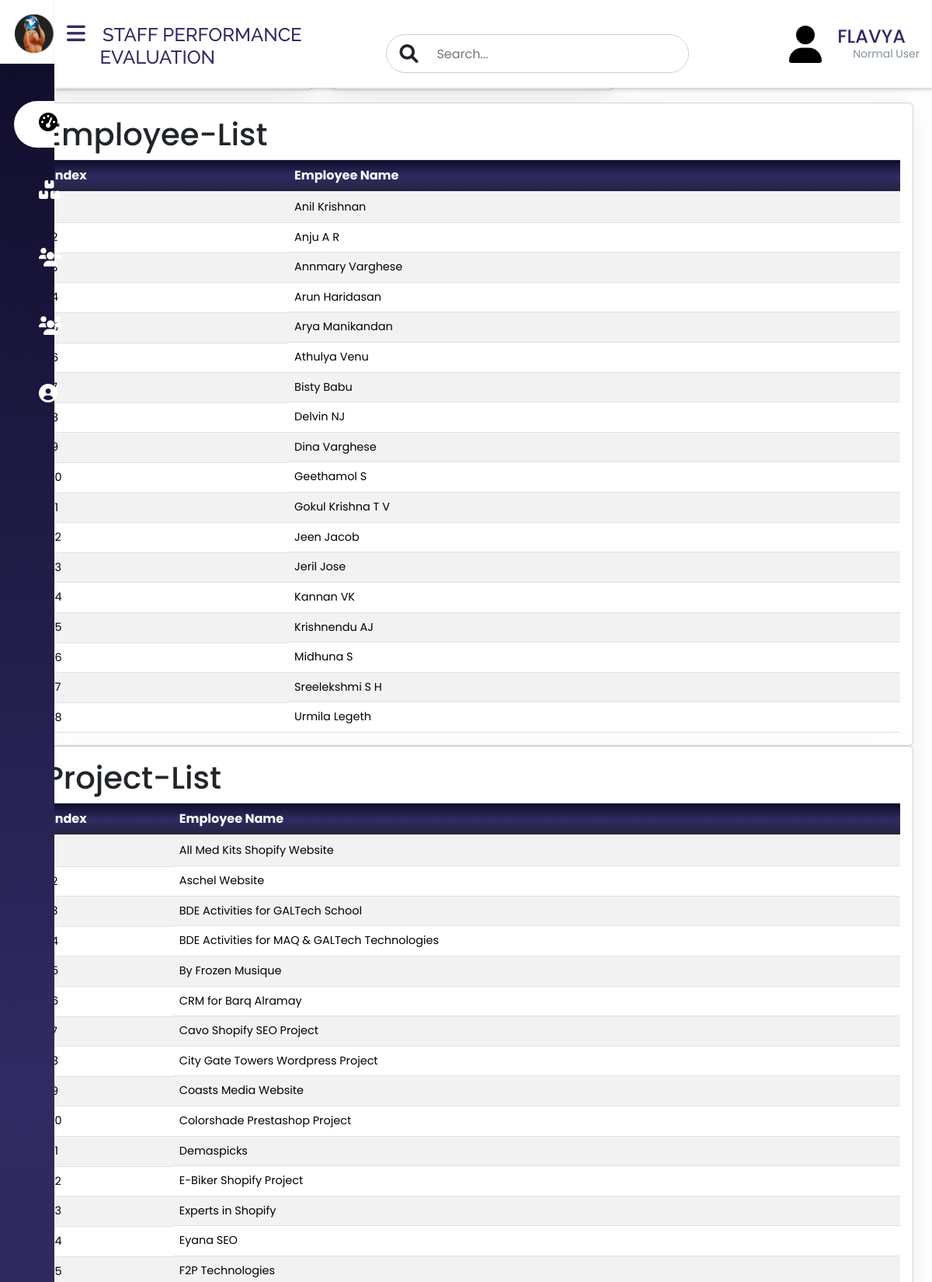
/dash/ (signed in, upper part), run on the app's committed database.
### login/models.py (models this page shows, shortened)
class Employee_detail(models.Model):
    id = models.AutoField(primary_key=True)
    employee_name = models.CharField(max_length=100)
    last_inserted = models.DateTimeField(auto_now_add=True)  # Automatically set when a new record is created

class Project(models.Model):
    id = models.AutoField(primary_key=True)
    project_name = models.CharField(max_length=100)
    last_prct_inserted = models.DateTimeField(auto_now_add=True)  # Automatically set when a new record is created

### login/views.py (the view)
# urls.py: path('dash/',views.dash, name='dash'),
def dash(request):
    employee_count = Employee_detail.objects.count()
    project_count = Project.objects.count()
    last_update_date = get_emp_last_update_date()
    last_project_insert_date = get_last_project_insert_date()
    employees = Employee_detail.objects.order_by('employee_name')
    projects = Project.objects.order_by('project_name')
    context = {
        'employee_count': employee_count,
        'project_count': project_count,
        'last_update_date': last_update_date,
        'last_project_insert_date': last_project_insert_date,
        'employees': employees,
        'projects': projects
    }
    return render(request, 'dash-content.html', context)

### login/views.py (called while the page is built)
def get_emp_last_update_date():
    try:
        latest_employee = Employee_detail.objects.order_by('-last_inserted').first()
        return latest_employee.last_inserted
    except Employee_detail.DoesNotExist:
        return None  # Handle the case when there are no employees in the database

def get_last_project_insert_date():
    try:
        latest_project = Project.objects.order_by('-last_prct_inserted').first()
        return latest_project.last_prct_inserted
    except Project.DoesNotExist:
        return None  # Handle the case when there are no projects in the database

### templates/dash-content.html (shortened to what this page needs)
{% extends 'dashboard.html' %}
{% load static %}
{% block content %}
<head>
  <link href="https://demo.dashboardpack.com/architectui-html-free/main.css" rel="stylesheet">
</head>
<body>
  <div class="app-main" style="margin-left: -53px !important; position: relative;top: 30px;">
    <div class="app-main__inner">
      <div class="row">
        <div class="col-md-6 col-xl-4">
          <div class="card mb-3 widget-content bg-midnight-bloom">
            <div class="widget-content-wrapper text-white">
              <div class="widget-content-left">
                <div class="widget-heading">Total employees</div>
                <div class="widget-subheading">Last Update: {{ last_update_date }}</div>
              </div>
              <div class="widget-content-right">
                <div class="widget-numbers text-white"><span id="employee-count">{{ employee_count }}</span>
                </div>
              </div>
            </div>
          </div>
        </div>
        <div class="col-md-6 col-xl-4">
          <div class="card mb-3 widget-content bg-arielle-smile">
            <div class="widget-content-wrapper text-white">
              <div class="widget-content-left">
                <div class="widget-heading">Total Projects</div>
                <div class="widget-subheading">Last Updated:{{ last_project_insert_date }}</div>
              </div>
              <div class="widget-content-right">
                <div class="widget-numbers text-white"><span id="project-count">{{ project_count }}</span>
                </div>
              </div>
            </div>
          </div>
        </div>
        <div class="col-md-6 col-xl-4">
          <div class="card mb-3 widget-content bg-grow-early">
            <div class="widget-content-wrapper text-white">
              <div class="widget-content-left">
                <div class="widget-heading">Date</div>
                <div class="widget-subheading">Last Updated</div>
              </div>
            </div>
          </div>
        </div>
      </div>
      <div class="row">
        <div class="col-md-12 col-lg-12">
          <div class="card">
            <div class="card-body p-0">
              <div class="table-responsive table-scroll" data-mdb-perfect-scrollbar="false" >
                <table class="table table-striped mb-0">
                  <thead>
                    <tr >
                      <th scope="col" style="background: linear-gradient(to bottom, #0f0c29, #302b63, #24243e) !important; color: white;">Index</th>
                      <th scope="col" style="background: linear-gradient(to bottom, #0f0c29, #302b63, #24243e) !important; color: white;">Employee Name</th>
                      <h1 style="font-family: 'Poppins' ,sans-serif !important;">Employee-List</h1>
                    </tr>
                  </thead>
                  <tbody>
                    {% for employee in employees %}
                        <tr>
                            <td>{{ forloop.counter }}</td>
                            <td>{{ employee.employee_name }}</td>
                        </tr>
                    {% endfor %}
                  </tbody>
                </table>
              </div>
            </div>
          </div>
          <div class="row">
            <div class="col-md-12 col-lg-12">
              <div class="card">
                <div class="card-body p-0">
                  <div class="table-responsive table-scroll" data-mdb-perfect-scrollbar="false" >
                    <table class="table table-striped mb-0">
                      <thead>
                        <tr >
                          <th scope="col" style="background: linear-gradient(to bottom, #0f0c29, #302b63, #24243e) !important; color: white;">Index</th>
                          <th scope="col" style="background: linear-gradient(to bottom, #0f0c29, #302b63, #24243e) !important; color: white;">Employee Name</th>
                          <h1 style="font-family: 'Poppins' ,sans-serif !important;">Project-List</h1>
                        </tr>
                      </thead>
                      <tbody>
                        {% for project in projects %}
                            <tr>
                                <td>{{ forloop.counter }}</td>
                                <td>{{ project.project_name }}</td>
                            </tr>
                        {% endfor %}
                      </tbody>
                    </table>
                  </div>
                </div>
              </div>
              </div>
            </div>
          </div>
        </div>
      </div>
    </div>
  </div>
  {% endblock %}

### templates/dashboard.html (shortened to what this page needs)
{%load static %}
<!DOCTYPE html>
<html lang="en">
<head>
  <link rel="stylesheet" href="https://cdnjs.cloudflare.com/ajax/libs/font-awesome/6.0.0-beta3/css/all.min.css">
  <link rel="stylesheet" href="{% static 'css1/dashboardstyle.css' %}">
  <link href="https://cdn.jsdelivr.net/npm/bootstrap@5.3.1/dist/css/bootstrap.min.css" rel="stylesheet"
>
</head>
<body style="font-family: 'Poppins' ,sans-serif ;">
  <div class="sidebar">
    <div class="sidebar-brand">
    </div>
    <div class="sidebar-menu">
      <ul>
        <li>
          <a href="{% url 'dash' %}" class="">
            <span class="fas fa-tachometer-alt"></span>
          </a>
        </li>
          <li>
            <a href="{% url 'CreateUser' %}">
              <span class="fas fa-boxes"></span>
            </a>
          </li>
        <li>
          <div class="dropdown">
            <a href="#" class="dropbtn">
              <span class="fas fa-users"></span>
            </a>
          </div>
        </li>
        <li>
          <a href="{% url 'result' %}" class="">
            <span class="fas fa-users"></span>
          </a>
        </li>
        <li>
          <a href="{% url 'logout1' %}">
            <span class="fas fa-user-circle"></span>
          </a>
        </li>
    </div>
  </div>
  <div class="main-content">
    <header>
      <h2 style="font-family: 'Raleway', sans-serif; margin-bottom: 0px;">
        <label for="nav-toggle" style="margin-bottom: 0px !important;">
          <span class="fas fa-bars" style="margin-top: 10px;"></span>
        </label>
        STAFF PERFORMANCE<br>&nbsp; &nbsp; &nbsp; &nbsp;EVALUATION
      </h2>
      <div class="search-wrapper">
        <span class="fas fa-search"> </span>
        <input type="search" placeholder="Search..." />
      </div>
      <div class="user-wrapper">
        <div class="">
          <h4 style="margin-bottom: -5px; color: #302b63; padding-left: 20px;">{{ request.user.first_name|upper }}</h4>
          {% if request.user.is_superuser %}
          <small>Super Admin</small>
          {% else %}
          <small>Normal User</small>
          {% endif %}
        </div>
      </div>
    </header>
    <main>
      <div class="firstdiv">
      </div>
      {% block content %}
      {% endblock %}
</body>
</html>

### static/css1/dashboardstyle.css (style rules this page uses)
:root { --main-color: #11101d; --color-dark: #1D2231; --text-grey: #8390A2; }
* { padding: 0; margin: 0; box-sizing: border-box; list-style: none; text-decoration: none; }
.firstdiv { width: 400px; display: flex; justify-content: center; align-items: center; padding: 25px; color: white; position: fixed; left: 60%; top: 20%; z-index: 9999; transform: translate(-50%, -50%); }
.sidebar { width: 300px; position: fixed; left: 0; top: 0; height: 100%; z-index: 100; background: linear-gradient(to bottom, #0f0c29, #302b63, #24243e); transition: width 0ms; }
.sidebar-brand { height: 82px; padding: 10px 0rem 1rem 0px; color: #fff; display: flex; background-color: white; }
.sidebar-menu li { width: 100%; margin-bottom: 1.7rem; padding-left: 1rem; }
.sidebar-menu { margin-top: 3rem; margin-left: -30px; }
.sidebar-menu a { padding-left: 2rem; display: block; color: #fff; font-size: 1.1rem; text-decoration: none; padding-top: 5px; height: 60px; }
.sidebar-menu a.active { background: #fff; color: black; border-radius: 30px 0px 0px 30px; }
.sidebar-menu a span:first-child { font-size: 1.5rem; padding-right: 0rem; padding-top: 10px; padding-bottom:10px; }
.main-content { transition: margin-left 300ms; margin-left: 345px; }
header { background: #fff; display: flex !important; justify-content: space-between; padding: 1.2rem 1rem; box-shadow: 2px 2px 5px rgba(0, 0, 0, 0.2); position: fixed; left: 345px; top:0; z-index: 100; width: calc(100% - 345px); transition: left 300ms; }
header h2 { color: #302b63; font-size: 1.5rem; }
header label span { font-size: 1.7rem; padding-right: 1rem; }
.search-wrapper { margin-top: 25px; border: solid 1px #ccc; border-radius: 30px; height: 50px; display: flex; align-items: center; overflow-x: hidden; }
.search-wrapper span { display: inline-block; padding: 0rem 1rem; font-size: 1.5rem; }
.search-wrapper input { height: 100%; padding: .5rem; border: none; outline: none; }
.user-wrapper { display: flex; align-items: center; }
.user-wrapper small { display: inline-block; color: var(--text-grey); margin-top: -1px !important; padding-left: 40px; }
main { margin-top: 150px; padding: 0rem 1.5rem; background: #fff; min-height: calc(100vh - 0px); position: relative; }
.card { background: #fff; border-radius: 12px; box-shadow: 0 5px 10px rgba(154,160,185,.05), 0 15px 40px rgba(166,173,201,.2); padding: 1rem; }
table { border-collapse: collapse; }
thead tr { border-top: 1px solid #f0f0f0; border-bottom:2px solid #f0f0f0; }
td { padding: .5rem 1rem ; font-size: .9rem ; color: #222; }
tr td:last-child { display: flex; align-items: center; }
.table-responsive { width: 100%; overflow-x: auto; }
@media only screen and (max-width: 1200px) { .sidebar { width: 70px ; } }
@media only screen and (max-width: 1200px) { .sidebar .sidebar-brand, .sidebar li { padding-left: 1rem; text-align: center; } }
@media only screen and (max-width: 1200px) { .main-content { margin-left: 70px; } }
@media only screen and (max-width: 1200px) { .main-content header { width: calc(100% - 70px); left:70px; } }
.dropdown { display: inline-block; }
.dropbtn { background-color: none !important; color: white; padding: 10px 119px; border: none; cursor: pointer; }

### data on the page
Employee_detail: employee_name "Anil Krishnan"
Employee_detail: employee_name "Anju A R"
Employee_detail: employee_name "Annmary Varghese"
Employee_detail: employee_name "Arun Haridasan"
Employee_detail: employee_name "Arya Manikandan"
Employee_detail: employee_name "Athulya Venu"
Employee_detail: employee_name "Bisty Babu"
Employee_detail: employee_name "Delvin NJ"
Employee_detail: employee_name "Dina Varghese"
Employee_detail: employee_name "Geethamol S"
Employee_detail: employee_name "Gokul Krishna T V"
Employee_detail: employee_name "Jeen Jacob"
Employee_detail: employee_name "Jeril Jose"
Employee_detail: employee_name "Kannan VK"
Employee_detail: employee_name "Krishnendu AJ"
Employee_detail: employee_name "Midhuna S"
Employee_detail: employee_name "Sreelekshmi S H"
Employee_detail: employee_name "Urmila Legeth"
Project: project_name "All Med Kits Shopify Website"
Project: project_name "Aschel Website"
Project: project_name "BDE Activities for GALTech School"
Project: project_name "BDE Activities for MAQ & GALTech Technologies"
Project: project_name "By Frozen Musique"
Project: project_name "CRM for Barq Alramay"
Project: project_name "Cavo Shopify SEO Project"
Project: project_name "City Gate Towers Wordpress Project"
Project: project_name "Coasts Media Website"
Project: project_name "Colorshade Prestashop Project"
Project: project_name "Demaspicks"
Project: project_name "E-Biker Shopify Project"
Project: project_name "Experts in Shopify"
Project: project_name "Eyana SEO"
Project: project_name "F2P Technologies"

### other printed values
{{ request.user.first_name|upper }} "FLAVYA"
